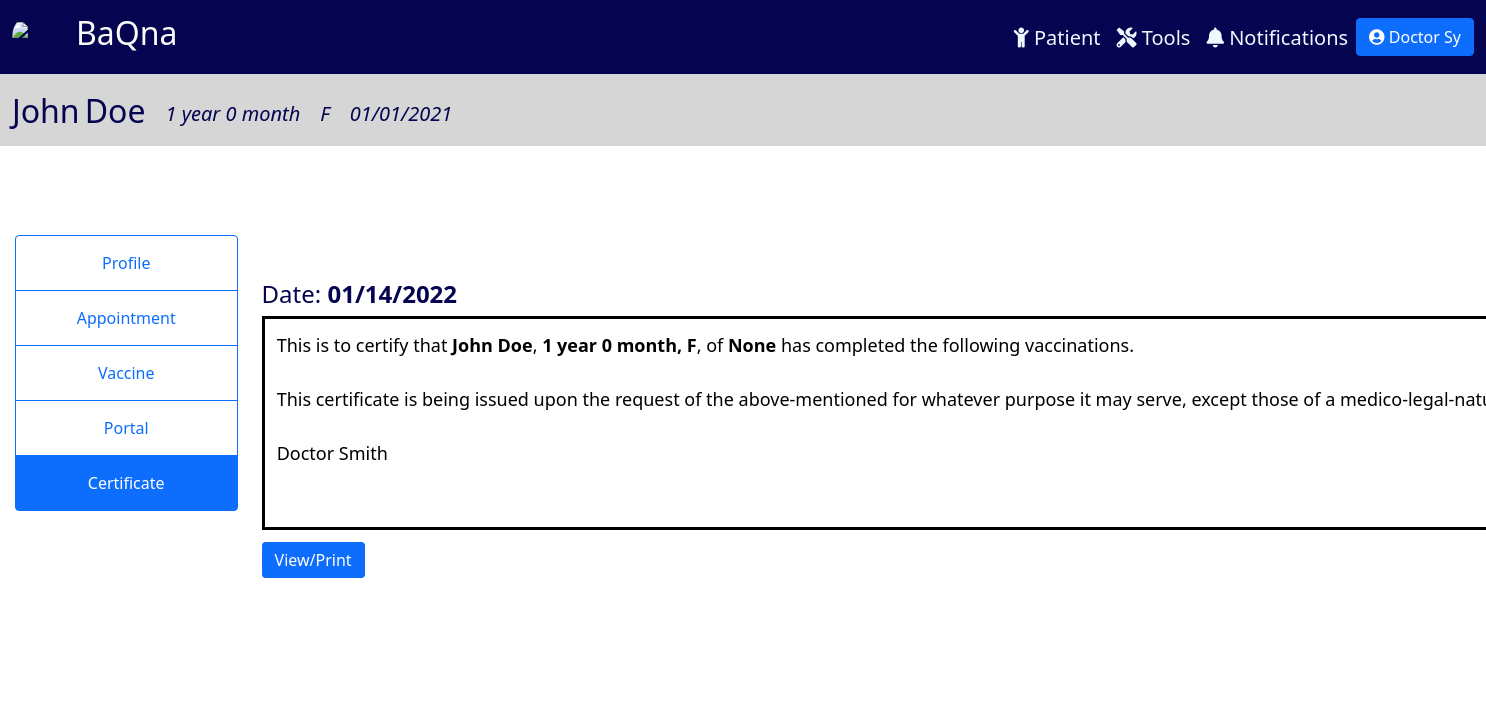
The app's page /certificate/19 (signed in) with its own data.
### tracker/models.py (models this page shows, shortened)
class Physician(models.Model):
    CAN_REG = (
        ('Yes', 'Yes'),
        ('No', 'No'),
    )
    user = models.OneToOneField(User, null=True, on_delete=models.CASCADE)
    prefix = models.CharField(max_length=100, null=True, blank=True)
    last_name = models.CharField(max_length=100, null=True)
    first_name = models.CharField(max_length=100, null=True)
    title = models.CharField(max_length=100, null=True, blank=True)
    date_start = models.DateField(null=True, blank=True)
    date_end = models.DateField(null=True, blank=True)
    cell_no = PhoneNumberField(null=True, blank=True)
    doc_type = models.CharField(max_length=100, null=True)
    can_reg = models.CharField(max_length=100, null=True, blank=True, choices=CAN_REG)
    def __str__(self):
        return self.doc_type + " " + self.last_name

class Patient(models.Model):
    SEX = (
        ('M', 'Male'),
        ('F', 'Female'),
    )
    last_name = models.CharField(max_length=100, null=True)
    first_name = models.CharField(max_length=100, null=True)
    middle_name = models.CharField(max_length=100, null=True, blank=True)
    suffix = models.CharField(max_length=2, null=True, blank=True)
    nick_name = models.CharField(max_length=100, null=True, blank=True)
    sex = models.CharField(max_length=1, null=True, choices=SEX)
    birthdate = models.DateField(null=True)
    age = models.CharField(max_length=100, null=True, blank=True)
    attending_doctor = models.ForeignKey(Physician, related_name="docpatient", on_delete=models.CASCADE, null=True)
    cert_date = models.DateField(null=True, blank=True)
    cell_no = PhoneNumberField(null=True, blank=True, validators=[MaxLengthValidator(13)])
    landline = models.CharField(max_length=100, null=True, blank=True)
    email = models.EmailField(max_length=254, null=True, blank=True)
    house_no = models.CharField(max_length=100, null=True, blank=True)
    barangay = models.CharField(max_length=100, null=True, blank=True)
    city = models.CharField(max_length=100, null=True, blank=True)
    region = models.CharField(max_length=100, null=True, blank=True)
    zip = models.IntegerField(null=True, blank=True)
    mfname = models.CharField(max_length=100, null=True, blank=True)
    mlname = models.CharField(max_length=100, null=True, blank=True)
    mcontact = PhoneNumberField(null=True, blank=True)
    memail = models.EmailField(max_length=254, null=True, blank=True)
    ffname = models.CharField(max_length=100, null=True, blank=True)
    flname = models.CharField(max_length=100, null=True, blank=True)
    fcontact = PhoneNumberField(null=True, blank=True)
    femail = models.EmailField(max_length=254, null=True, blank=True)
    c1full_name = models.CharField(max_length=100, null=True, blank=True)
    relation1 = models.CharField(max_length=100, null=True, blank=True)
    c1contact = PhoneNumberField(null=True, blank=True)
    c2full_name = models.CharField(max_length=100, null=True, blank=True)
    relation2 = models.CharField(max_length=100, null=True, blank=True)
    c2contact = PhoneNumberField(null=True, blank=True)

### tracker/views.py (the view)
# urls.py: path('certificate/<str:pk>', views.certificate, name='certificate'),
@login_required(login_url='login')
def certificate(request, pk):
    patient = Patient.objects.get(id=pk)
    cert_date_form = CertDateForm(instance=patient)
    curr_date = datetime.date.today()
    months = curr_date.month - patient.birthdate.month
    years = curr_date.year - patient.birthdate.year
    age = "{} year {} month".format(years, months)
    patient.cert_date = curr_date
    patient.age = age
    data = {
        'patient': patient,
        'age': age,
        'curr_date': curr_date,
        'cert_date_form': cert_date_form,
    }
    return render(request, 'tracker/certificate.html', data)

### tracker/templatetags/auth_extras.py (called while the page is built)
@register.filter(name='has_group')
def has_group(user, group_name):
    group = Group.objects.get(name=group_name)
    return True if group in user.groups.all() else False

### tracker/templates/tracker/certificate.html (shortened to what this page needs)
{% include 'tracker/info_header.html' %}
{% block content %}
{% load auth_extras %}
<div class="container-fluid" style="padding:1%; ">
    <div class="row">
        <div class="col-lg-2" style="background-color: rgb(255, 255, 255); display: flex; justify-content: center; margin-top: 5%;">
            <div class="btn-group-vertical" style="display: block;">
              <a class="btn btn-outline-primary" href="{% url 'patient' patient.id %}">Profile</a>
              <a class="btn btn-outline-primary" href="{% url 'appointment' patient.id %}">Appointment</a>
              <a class="btn btn-outline-primary" href="{% url 'vaccine' patient.id %}">Vaccine</a>
              {% if request.user|has_group:"Doctor" or request.user|has_group:"Admin" %}
              <a class="btn btn-outline-primary" href="{% url 'portal' patient.id %}">Portal</a>
              {% endif %}
              <a class="btn btn-outline-primary active" href="#">Certificate</a>
            </div>
        </div>
        <div class="col-lg-10" style="background-color: white; padding-top: 8%; padding-bottom: 8%;">
            {% if request.user|has_group:"Doctor" or request.user|has_group:"Admin" %}
            {% if patient.cert_date is None %}
            <h4>Date: No Vaccine Certificate Yet</h4>
            {% else %}
            <h4>Date: <b>{{patient.cert_date}}</b></h4>
            {% endif %}
            <div class="certificate-text">
                <p style="border-style: solid; padding: 1%; padding-bottom: 5%; font-size: 18px; color: black; width: max-content   ;">
                    This is to certify that <b>{{patient.first_name}} {% if patient.middle_name %} {{patient.middle_name}} {%endif%} {{patient.last_name}}</b>,
                    <b>{{age}}, {{patient.sex}}</b>, of <b>{{patient.city}}</b> has completed the following
                    vaccinations. <br><br> This certificate is being issued upon the request of the above-mentioned for
                    whatever purpose it may serve, except those of a medico-legal-nature.<br><br>
                    {{patient.attending_doctor}}
                </p>
                <a style="display:inline;"
                  class="btn btn-primary"
                  href="{% url 'generatepdf' patient.id %}"
                  target="_blank"
                  rel="noopener noreferrer"
                  >
                  View/Print
                </a>
            </div>
            {% endif %}
            </div>
        </div>
    </div>
{% endblock content %}

### tracker/templates/tracker/info_header.html (shortened to what this page needs)
{% extends 'tracker/main.html' %}
{% block content %}
<nav class="navbar navbar-expand-xl" style="background-color: rgb(214, 214, 214);">
    <div class="container-fluid">
      <div class="collapse navbar-collapse me-auto" id="navbarTogglerDemo02">
        <div style="margin-right: auto; margin-top: 10px;">
          <ul class="navbar-nav me-auto mb-2 mb-lg-0 navbar-custom">
            <li class="nav-item" style="margin-right: 5px">
              <h2>{{patient.first_name}}</h2>
            </li>
            <li class="nav-item" style="margin-right: 20px">
              <h2>{{patient.last_name}}</h2>
            </li>
            <li class="nav-item" style="margin-right: 20px">
              <i><h5 style="margin-top:10px;">{{age}}</h5></i>
            </li>
            <li class="nav-item" style="margin-right: 20px">
              <i><h5 style="margin-top:10px;">{{patient.sex}}</h5></i>
            </li>
            <li class="nav-item" style="margin-right: 20px">
              <i><h5 style="margin-top:10px;">{{patient.birthdate}}</h5></i>
            </li>
          </ul>
        </div>
      </div>
    </div>
</nav>
{% endblock content %}

### tracker/templates/tracker/main.html (shortened to what this page needs)
{% load static %} {% load auth_extras %}
<!DOCTYPE html>
<html lang="en">
<head>
    <link href="https://cdn.jsdelivr.net/npm/bootstrap@5.1.3/dist/css/bootstrap.min.css" rel="stylesheet">
    <link rel="stylesheet" href="https://cdnjs.cloudflare.com/ajax/libs/font-awesome/5.15.3/css/all.min.css" />
    <link rel="stylesheet" href="https://cdnjs.cloudflare.com/ajax/libs/tempusdominus-bootstrap-4/5.1.2/css/tempusdominus-bootstrap-4.min.css" />
</head>
<body>
  <nav class="navbar navbar-expand-xl" style="background-color: rgb(4, 4, 80);color: white;">
    <div class="container-fluid">
      {% if request.user|has_group:'Patient User' %}
        <a href="{% url 'homePatient' %}" class="navbar-brand">
          <div class="logo-image">
            <img src="https://i.ibb.co/drT8m1M/logo.jpg" class="img-fluid">
          </div>
        </a>
        <a href="{% url 'homePatient' %}"><h2 style="float: left; color: #FAFAFA;">BaQna</h2></a>
      {% else %}
        <a href="{% url 'home' %}" class="navbar-brand">
          <div class="logo-image">
            <img src="https://i.ibb.co/drT8m1M/logo.jpg" class="img-fluid">
          </div>
        </a>
        <a href="{% url 'home' %}"><h2 style="float: left; color: #FAFAFA;">BaQna</h2></a>
      {% endif %}
      <div class="collapse navbar-collapse me-auto" id="navbarTogglerDemo02">
        <div style="margin-left: auto;margin-top: 10px;">
          <ul class="navbar-nav me-auto mb-2 mb-lg-0 navbar-custom">
            {% if request.user|has_group:"Doctor" or request.user|has_group:"Admin" %}
            <li class="nav-item" style="margin-left: 15rem;">
              <a class="nav-link" href="{% url 'home' %}"><h5><i class="fas fa-child"></i> Patient</h5></a>
            </li>
            <li class="nav-item">
              <a class="nav-link" href="{% url 'report' %}"><h5><i class="fas fa-tools"></i> Tools</h5></a>
            </li>
            <li class="nav-item">
              <a class="nav-link" href="{% url 'notifs' %}"><h5><i class="fas fa-bell"></i> Notifications</h5></a>
            </li>
            {% endif %}
            <li class="nav-item">
              <div class="dropdown">
                <button class="btn btn-primary" type="button" id="dropdownMenuButton1" data-bs-toggle="dropdown" aria-expanded="false">
                  <i class="fas fa-user-circle"></i>
                  {% if request.user|has_group:'Doctor' %}
                    {{request.user.physician}}
                  {% elif request.user|has_group:'Patient User' %}
                    {{request.user.patientuser}}
                  {% else %}
                    {{request.user}}
                  {% endif %}
                </button>
              </div>
            </li>
          </ul>
        </div>
      </div>
    </div>
  </nav>
  {% block content %}
  {% endblock %}
</body>
</html>

### tracker/templates/tracker/main.html (style rules this page uses)
body { color:rgb(4, 4, 80); }
.navbar-custom a { color: aliceblue; }
.logo-image { width: 48px; height: 48px; border-radius: 50%; overflow: hidden; }
.btn-group-vertical a { padding: 15px; }

### records on screen
Patient: first_name "John", last_name "Doe", sex "F", birthdate "01/01/2021", cert_date "01/14/2022", city "None", attending_doctor "Doctor Smith"

### other values on screen
{{ request.user.physician }} "Doctor Sy"
